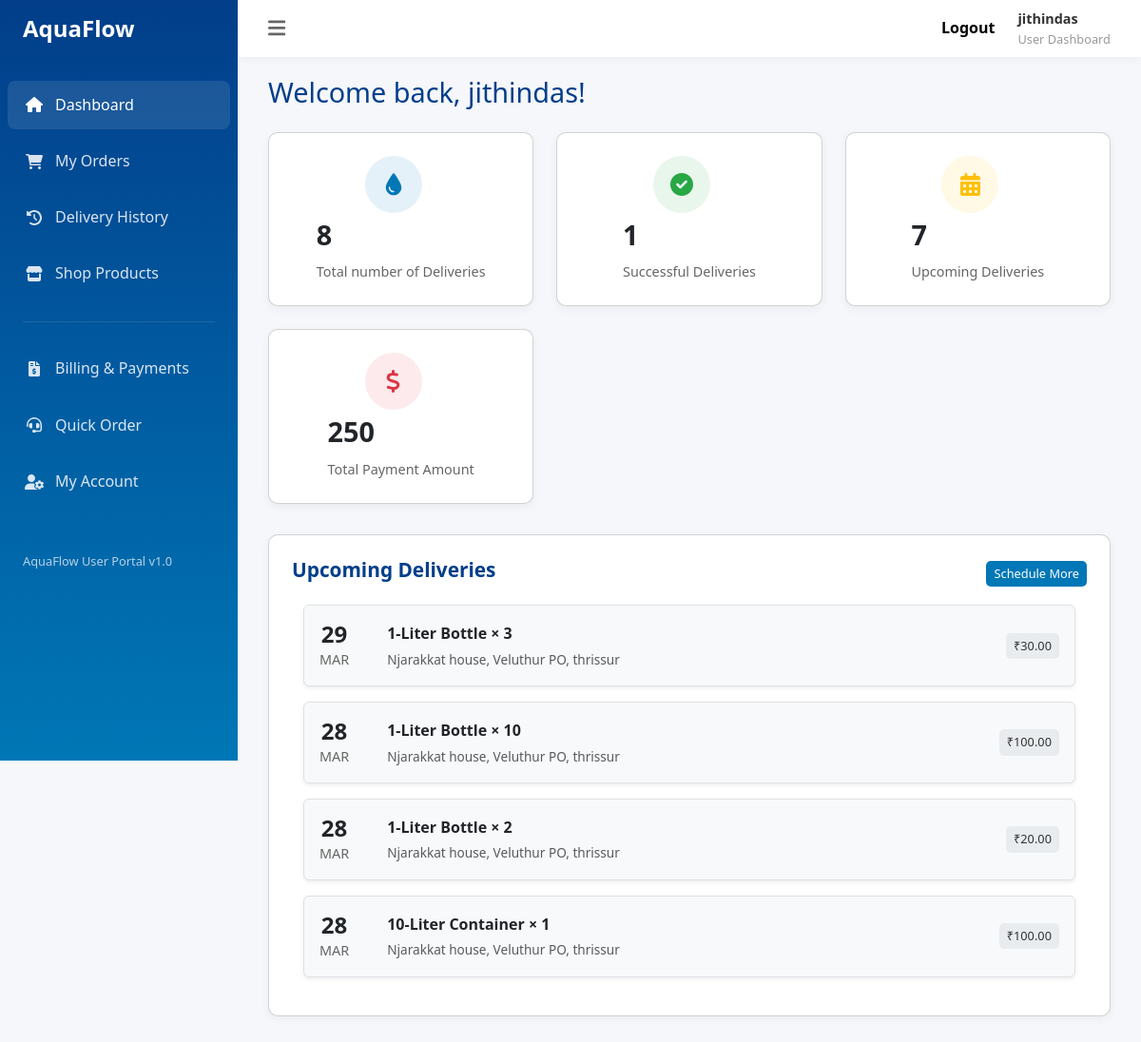
Page /user (signed in) on the committed database.
### app/models.py (models this page shows, shortened)
class Order(models.Model):
    STATUS_CHOICES = (
        ('Requested', 'Requested'),
        ('Pending', 'Pending'),
        ('Delivered', 'Delivered'),
        ('Cancelled', 'Cancelled'),
    )
    customer = models.ForeignKey(User, on_delete=models.CASCADE)
    product = models.ForeignKey(Product, on_delete=models.CASCADE)
    quantity = models.PositiveIntegerField()
    total_price = models.DecimalField(max_digits=10, decimal_places=2, blank=True, null=True)
    order_date = models.DateField()
    created_date=models.DateField(auto_now_add=True,null=True,blank=True)
    razorpay_order_id = models.CharField(max_length=100, blank=True, null=True)
    razorpay_payment_id = models.CharField(max_length=100, blank=True, null=True)
    razorpay_signature = models.CharField(max_length=100, blank=True, null=True)
    is_paid = models.BooleanField(default=False)
    status = models.CharField(
        max_length=20,
        choices=STATUS_CHOICES,
        default='Requested',
    )

class Product(models.Model):
    size = models.CharField(max_length=100)
    price = models.DecimalField(max_digits=10, decimal_places=2)
    description = models.TextField(null=True,blank=True)

class UserProfile_Model(models.Model):
    name=models.CharField(max_length=100,null=True)
    address=models.TextField(null=True)
    pincode = models.CharField(max_length=10)
    email=models.EmailField(null=True)
    phone_number=models.PositiveIntegerField(null=True)
    user=models.OneToOneField(User,on_delete=models.CASCADE)
    created_date=models.DateField(auto_now_add=True)
    updated_date=models.DateField(auto_now=True)
    is_active=models.BooleanField(default=True)

### app/views.py (the view)
# urls.py: path('user', User_View.as_view(),name='user'),
class User_View(View):
    def get(self,request,*args,**kwargs):
        orders_list = Order.objects.filter(customer=request.user).order_by('-id')[:4]
        total_orders = Order.objects.filter(customer=request.user).count()
        successful_deliveries = Order.objects.filter(customer=request.user, status="Delivered").count()
        upcoming_deliveries = Order.objects.filter(customer=request.user, status__in=["Requested", "Pending"]).count()
        total_spent = Order.objects.filter(customer=request.user, is_paid=True).aggregate(total_amount=Sum('total_price'))['total_amount'] or 0
        return render(request,'user.html',{'orders_list':orders_list,'successful_deliveries':successful_deliveries,
                                           'total_orders':total_orders,'upcoming_deliveries':upcoming_deliveries,
                                           'total_spent':total_spent})

### app/templates/user.html (shortened to what this page needs)
<!DOCTYPE html>
<html lang="en">
<head>
    <link href="https://cdn.jsdelivr.net/npm/bootstrap@5.3.3/dist/css/bootstrap.min.css" rel="stylesheet"
>
    <link rel="stylesheet" href="https://cdn.jsdelivr.net/npm/bootstrap-icons@1.11.3/font/bootstrap-icons.min.css">
<link href="https://cdn.jsdelivr.net/npm/bootstrap@5.3.0/dist/css/bootstrap.min.css" rel="stylesheet">
</head>
<body>
    <aside class="sidebar">
        <div class="sidebar-header">
            <a class="sidebar_a" href="{% url 'home' %}">
                <h1>AquaFlow</h1>
            </a>
        </div>
        <ul class="sidebar-menu">
            <li class="menu-item active">
                <a href="{% url 'user' %}" class="menu-link">
                    <span class="menu-icon"><i class="fas fa-home"></i></span>
                    Dashboard
                </a>
            </li>
            <li class="menu-item">
                <a href="{% url 'order_add' %}" class="menu-link">
                    <span class="menu-icon"><i class="fas fa-shopping-cart"></i></span>
                    My Orders
                </a>
            </li>
            <li class="menu-item">
                <a href="{% url 'history' %}" class="menu-link">
                    <span class="menu-icon"><i class="fas fa-history"></i></span>
                    Delivery History
                </a>
            </li>
            <li class="menu-item">
                <a href="{% url 'shop_product' %}" class="menu-link">
                    <span class="menu-icon"><i class="fas fa-store"></i></span>
                    Shop Products
                </a>
            </li>
            <div class="divider"></div>
            <li class="menu-item">
                <a href="{% url 'user_billing' %}" class="menu-link">
                    <span class="menu-icon"><i class="fas fa-file-invoice-dollar"></i></span>
                    Billing & Payments
                </a>
            </li>
            <li class="menu-item">
                <a href="{% url 'quick_order' %}" class="menu-link">
                    <span class="menu-icon"><i class="fas fa-headset"></i></span>
                    Quick Order
                </a>
            </li>
            <li class="menu-item">
                {% if user.is_authenticated %}
                <a href="{% url 'profile' request.user.id%}" class="menu-link">
                    <span class="menu-icon"><i class="fas fa-user-cog"></i></span>
                    My Account
                </a>
                {% else %}
                <a href="{% url 'login' %}" class="menu-link">
                    <span class="menu-icon"><i class="fas fa-user-cog"></i></span>
                    My Account
                </a>
                {% endif %}
            </li>
        </ul>
        <div class="sidebar-footer">
            <p>AquaFlow User Portal v1.0</p>
        </div>
    </aside>
    <div class="main-content">
        <header class="header">
            <button class="toggle-sidebar">
                <i class="fas fa-bars"></i>
            </button>
            <div class="header-right">
                <div class="user-profile">
                    <div class="user-info">
                        <a class="me-4 user_a" href="{% url 'logout' %}"><b>Logout</b></a>
                    </div>
                    <div class="user-info">
                        <span class="user-name">{{request.user}}</span>
                        <span class="user-role">User Dashboard</span>
                    </div>
                </div>
            </div>
        </header>
        <main class="dashboard-content">
            {% block content %}
            <h1 class="page-title">Welcome back, {{request.user}}!</h1>
            <div class="dashboard-cards">
                <div class="card stat-card">
                    <div class="stat-icon blue">
                        <i class="fas fa-tint"></i>
                    </div>
                    <div class="stat-detail">
                        <div class="stat-value">{{total_orders}}</div>
                        <div class="stat-label">Total number of Deliveries</div>
                    </div>
                </div>
                <div class="card stat-card">
                    <div class="stat-icon green">
                        <i class="fas fa-check-circle"></i>
                    </div>
                    <div class="stat-detail">
                        <div class="stat-value">{{successful_deliveries}}</div>
                        <div class="stat-label">Successful Deliveries</div>
                    </div>
                </div>
                <div class="card stat-card">
                    <div class="stat-icon orange">
                        <i class="fas fa-calendar-alt"></i>
                    </div>
                    <div class="stat-detail">
                        <div class="stat-value">{{upcoming_deliveries}}</div>
                        <div class="stat-label">Upcoming Deliveries</div>
                    </div>
                </div>
                <div class="card stat-card">
                    <div class="stat-icon red">
                        <i class="fas fa-dollar-sign"></i>
                    </div>
                    <div class="stat-detail">
                        <div class="stat-value">{{total_spent}}</div>
                        <div class="stat-label">Total Payment Amount</div>
                    </div>
                </div>
            </div>
            <div class="dashboard-cards">
                <div class="card">
                    <div class="section-header">
                        <h2 class="section-title">Upcoming Deliveries</h2>
                        <div class="section-actions">
                            <a class="btn btn-primary btn-sm" href="{% url 'order_add' %}">Schedule More</a>
                        </div>
                    </div>
                    <div class="container">
                        <div class="row">
                            {% for i in orders_list %}
                            <div class="col-12 mb-3">
                                <div class="d-flex align-items-center p-3 border rounded shadow-sm bg-light">
                                    <div class="me-3 text-center">
                                        <div class="delivery-day h4 mb-0">{{ i.order_date|date:"d" }}</div>
                                        <div class="delivery-month small">{{ i.order_date|date:"M" }}</div>
                                    </div>
                                    <div class="flex-grow-1 ms-4">
                                        <div class="delivery-title fw-bold">
                                             {{ i.product.size }} × {{ i.quantity }}
                                        </div>
                                        <div class="delivery-address text-muted">
                                            {{ i.customer.userprofile_model.address }}
                                        </div>
                                    </div>
                                    <button class="btn btn-secondary btn-sm">₹{{ i.total_price|default:"0.00" }}</button>
                                </div>
                            </div>
                            {% endfor %}
                        </div>
                    </div>
                </div>
            </div>
            {% endblock %}
        </main>
    </div>

### rows in the picture
Order: order_date "29", order_date "MAR", product.size "1-Liter Bottle", quantity "3", customer.userprofile_model.address "Njarakkat house, Veluthur PO, thrissur", total_price "30.00"
Order: order_date "28", order_date "MAR", product.size "1-Liter Bottle", quantity "10", customer.userprofile_model.address "Njarakkat house, Veluthur PO, thrissur", total_price "100.00"
Order: order_date "28", order_date "MAR", product.size "1-Liter Bottle", quantity "2", customer.userprofile_model.address "Njarakkat house, Veluthur PO, thrissur", total_price "20.00"
Order: order_date "28", order_date "MAR", product.size "10-Liter Container", quantity "1", customer.userprofile_model.address "Njarakkat house, Veluthur PO, thrissur", total_price "100.00"

### other values in the picture
{{ request.user }} "jithindas"
{{ total_orders }} "8"
{{ successful_deliveries }} "1"
{{ upcoming_deliveries }} "7"
{{ total_spent }} "250"
